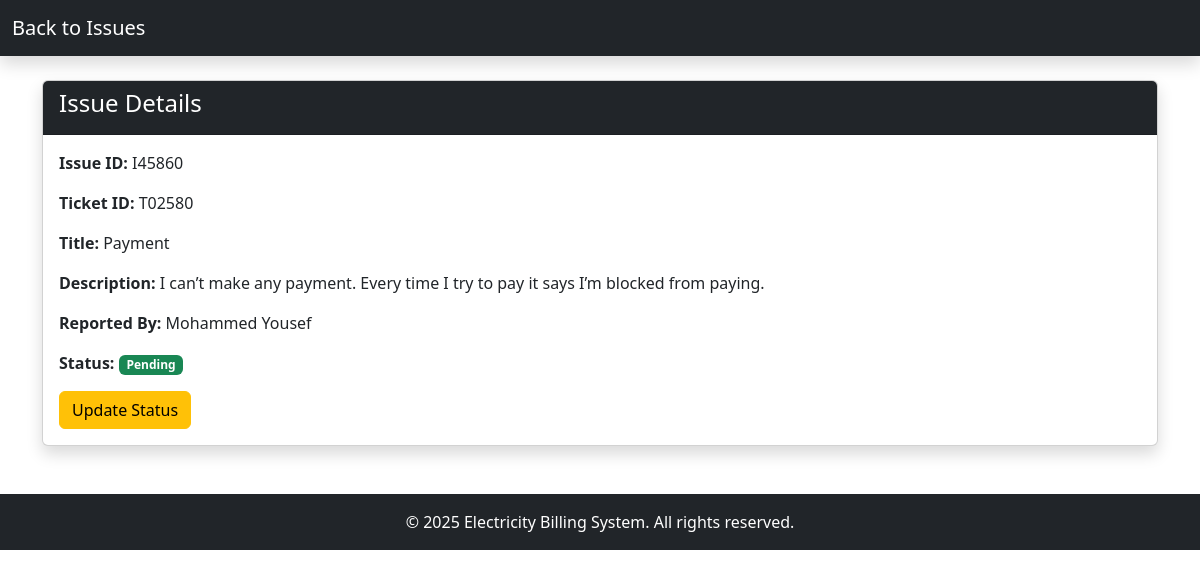
The page /support-admin/issues/I45860/ (signed in) on the database its author committed.
### app/models.py (models this page shows, shortened)
class Issue(models.Model):
    STATUS_CHOICES = [
        ('open', 'Open'),
        ('in_progress', 'In Progress'),
        ('solved', 'Solved'),
    ]
    issue_id = models.CharField(primary_key=True, max_length=6)
    customer = models.ForeignKey(Customer, on_delete=models.CASCADE)
    title = models.CharField(max_length=15)
    description = models.CharField(max_length=300)
    status = models.CharField(max_length=15, choices=STATUS_CHOICES)
    ticket_id = models.CharField(max_length=6, unique=True)

class BaseProfile(models.Model):
    user = models.OneToOneField(get_user_model(), on_delete=models.CASCADE, related_name="%(class)s_profile")
    identifier = models.CharField(max_length=6, unique=True, null=True, blank=True)
    PREFIX = ""
    class Meta:
        abstract = True

class Customer(BaseProfile):
    PREFIX = "C"

### app/views.py (the view)
# urls.py: path('support-admin/issues/<str:issue_id>/', views.issue_details, name='issue_details'),
@login_required
def issue_details(request, issue_id):
    issue = get_object_or_404(Issue, issue_id=issue_id)
    return render(request, 'app/issue_details.html', {'issue': issue})

### app/templates/app/issue_details.html (shortened to what this page needs)
{% extends "base.html" %}
{% block content %}
<nav class="navbar navbar-expand-lg navbar-dark bg-dark shadow">
    <div class="container-fluid">
        <a class="navbar-brand" href="{% url 'customer_issues' %}">
             Back to Issues
        </a>
    </div>
</nav>
<div class="container mt-4">
    <div class="card shadow">
        <div class="card-header bg-dark text-white">
            <h4> Issue Details</h4>
        </div>
        <div class="card-body">
            <p><strong>Issue ID:</strong> {{ issue.issue_id }}</p>
            <p><strong>Ticket ID:</strong> {{ issue.ticket_id }}</p>
            <p><strong>Title:</strong> {{ issue.title }}</p>
            <p><strong>Description:</strong> {{ issue.description }}</p>
            <p><strong>Reported By:</strong> {{ issue.customer.customer_name }}</p>
            <p>
                <strong>Status:</strong>
                <span class="badge
                    {% if issue.status == 'Open' %}bg-danger
                    {% elif issue.status == 'In Progress' %}bg-warning
                    {% else %}bg-success{% endif %}">
                    {{ issue.status }}
                </span>
            </p>
            <a href="{% url 'update_issue_status' issue.issue_id %}" class="btn btn-warning">
                 Update Status
            </a>
        </div>
    </div>
</div>
<footer class="bg-dark text-white text-center py-3 mt-5">
    <div class="container">
        <p class="mb-0">&copy; 2025 Electricity Billing System. All rights reserved.</p>
    </div>
</footer>
{% endblock %}

### rows shown on the page
Issue: issue_id "I45860", ticket_id "T02580", title "Payment", description "I can’t make any payment. Every time I try to pay it says I’m blocked from paying.", customer.customer_name "Mohammed Yousef", status "Pending"
